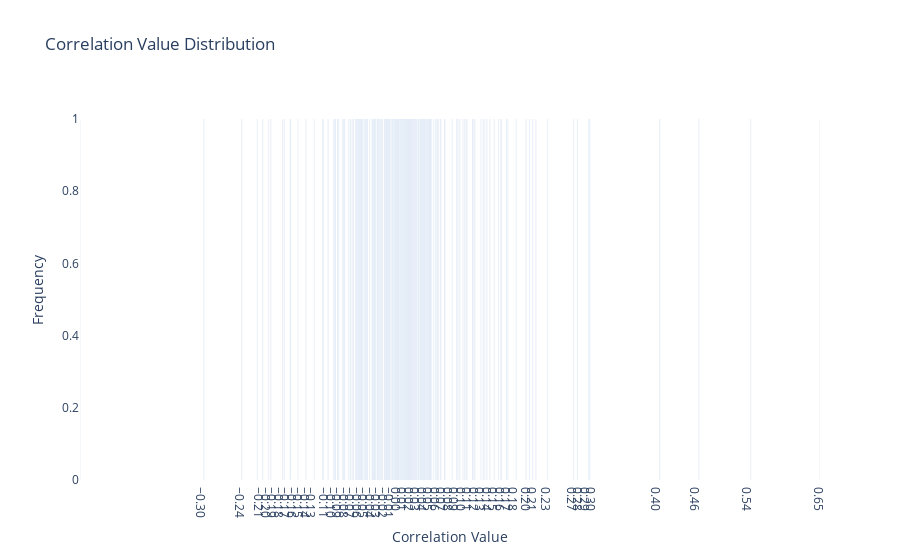

Notebook cell for this chart:
### Code cell
# display_corr_distribution(cleaned_df_pd) # same correlation great !

### Figure 1 — Plotly figure (JSON) as saved in the notebook; plotly's stock layout.template omitted (floating-point values rounded to 4 significant figures; data arrays with more than 128 entries replaced by an {"elided": "..."} marker saying what was removed)
{"data": [{"type": "bar", "x": {"elided": "276 float values"}, "y": {"elided": "276 int values"}}], "layout": {"paper_bgcolor": "rgba(0,0,0,0)", "plot_bgcolor": "rgba(0,0,0,0)", "title": {"text": "Correlation Value Distribution"}, "xaxis": {"showgrid": false, "tickformat": ".2f", "tickvals": {"elided": "276 float values"}, "title": {"text": "Correlation Value"}}, "yaxis": {"showgrid": false, "title": {"text": "Frequency"}}}}
